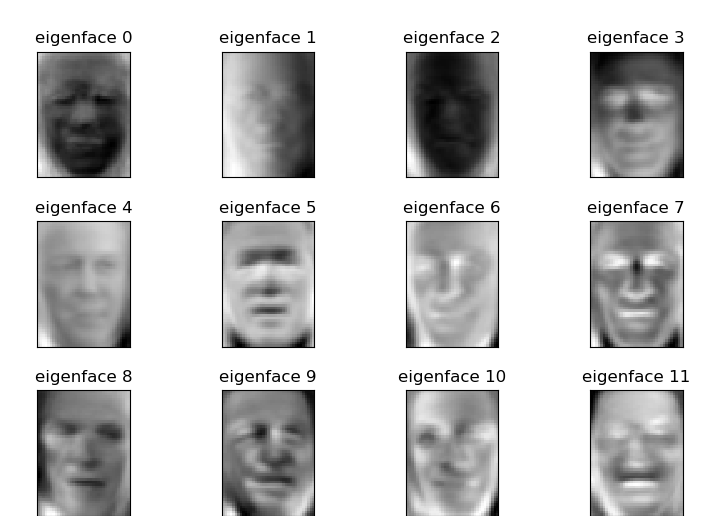

Reproduce this figure in Python.
"""
===================================================
Faces recognition example using eigenfaces and SVMs
===================================================

The dataset used in this example is a preprocessed excerpt of the
"Labeled Faces in the Wild", aka LFW_:

  http://vis-www.cs.umass.edu/lfw/lfw-funneled.tgz (233MB)

  .. _LFW: http://vis-www.cs.umass.edu/lfw/

  original source: http://scikit-learn.org/stable/auto_examples/applications/face_recognition.html

"""



print (__doc__)

from time import time
import logging
import pylab as pl
import numpy as np

from sklearn.model_selection import train_test_split
from sklearn.datasets import fetch_lfw_people
from sklearn.model_selection import GridSearchCV
from sklearn.metrics import classification_report
from sklearn.metrics import confusion_matrix
from sklearn.decomposition import PCA
from sklearn.svm import SVC

# Display progress logs on stdout
logging.basicConfig(level=logging.INFO, format='%(asctime)s %(message)s')


###############################################################################
# Download the data, if not already on disk and load it as numpy arrays
lfw_people = fetch_lfw_people(min_faces_per_person=70, resize=0.4)

# introspect the images arrays to find the shapes (for plotting)
n_samples, h, w = lfw_people.images.shape
np.random.seed(42)

# for machine learning we use the data directly (as relative pixel
# position info is ignored by this model)
X = lfw_people.data
n_features = X.shape[1]

# the label to predict is the id of the person
y = lfw_people.target
target_names = lfw_people.target_names
n_classes = target_names.shape[0]

print ("Total dataset size:")
print ("n_samples: %d" % n_samples)
print ("n_features: %d" % n_features)
print ("n_classes: %d" % n_classes)


###############################################################################
# Split into a training and testing set
X_train, X_test, y_train, y_test = train_test_split(X, y, test_size=0.25, random_state=42)

y_pred = None
eigenfaces = None
pca = None
def pcaTrainAndPredict(n_components):
  ###############################################################################
  # Compute a PCA (eigenfaces) on the face dataset (treated as unlabeled
  # dataset): unsupervised feature extraction / dimensionality reduction
  
  #n_components = 150
  global y_pred
  global eigenfaces
  global pca

  print ("Extracting the top %d eigenfaces from %d faces" % (n_components, X_train.shape[0]))
  t0 = time()
  pca = PCA(n_components=n_components, whiten=True).fit(X_train)
  print ("done in %0.3fs" % (time() - t0))

  eigenfaces = pca.components_.reshape((n_components, h, w))

  print ("Projecting the input data on the eigenfaces orthonormal basis")
  t0 = time()
  X_train_pca = pca.transform(X_train)
  X_test_pca = pca.transform(X_test)
  print ("done in %0.3fs" % (time() - t0))


  ###############################################################################
  # Train a SVM classification model

  print ("Fitting the classifier to the training set")
  t0 = time()
  param_grid = {
          'C': [1e3, 5e3, 1e4, 5e4, 1e5],
            'gamma': [0.0001, 0.0005, 0.001, 0.005, 0.01, 0.1],
            }
  # for sklearn version 0.16 or prior, the class_weight parameter value is 'auto'
  clf = GridSearchCV(SVC(kernel='rbf', class_weight='balanced'), param_grid)
  clf = clf.fit(X_train_pca, y_train)
  print ("done in %0.3fs" % (time() - t0))
  print ("Best estimator found by grid search:")
  print (clf.best_estimator_)


  ###############################################################################
  # Quantitative evaluation of the model quality on the test set

  print ("Predicting the people names on the testing set")
  t0 = time()
  y_pred = clf.predict(X_test_pca)
  print ("done in %0.3fs" % (time() - t0))

  print (classification_report(y_test, y_pred, target_names=target_names))
  print (confusion_matrix(y_test, y_pred, labels=range(n_classes)))

pcaTrainAndPredict(150)

###############################################################################
# Qualitative evaluation of the predictions using matplotlib

def plot_gallery(images, titles, h, w, n_row=3, n_col=4):
    """Helper function to plot a gallery of portraits"""
    pl.figure(figsize=(1.8 * n_col, 2.4 * n_row))
    pl.subplots_adjust(bottom=0, left=.01, right=.99, top=.90, hspace=.35)
    for i in range(n_row * n_col):
        pl.subplot(n_row, n_col, i + 1)
        pl.imshow(images[i].reshape((h, w)), cmap=pl.cm.gray)
        pl.title(titles[i], size=12)
        pl.xticks(())
        pl.yticks(())


# plot the result of the prediction on a portion of the test set

def title(y_pred, y_test, target_names, i):
    pred_name = target_names[y_pred[i]].rsplit(' ', 1)[-1]
    true_name = target_names[y_test[i]].rsplit(' ', 1)[-1]
    return 'predicted: %s\ntrue:      %s' % (pred_name, true_name)

prediction_titles = [title(y_pred, y_test, target_names, i)
                         for i in range(y_pred.shape[0])]

plot_gallery(X_test, prediction_titles, h, w)

# plot the gallery of the most significative eigenfaces

eigenface_titles = ["eigenface %d" % i for i in range(eigenfaces.shape[0])]
plot_gallery(eigenfaces, eigenface_titles, h, w)

pl.show()

# How much of the variance is explained by the first principal component? The second?
print("Variance in first and second PC:",pca.explained_variance_ratio_[:2])

list_n_components= [10, 15, 25, 50, 100, 250]
for n in list_n_components:
    pcaTrainAndPredict(n)
